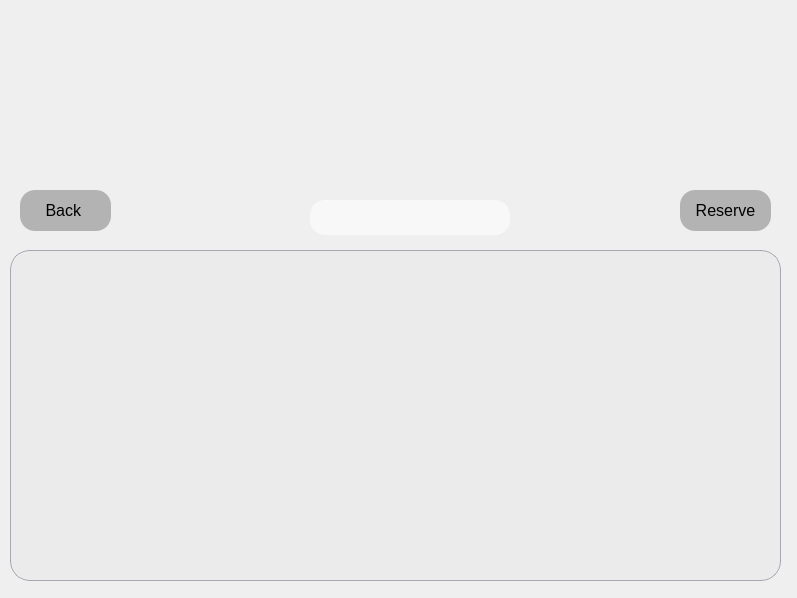
<?xml version="1.0" encoding="UTF-8"?>
<ui version="4.0">
 <class>FindRide</class>
 <widget class="QWidget" name="FindRide">
  <property name="geometry">
   <rect>
    <x>0</x>
    <y>0</y>
    <width>797</width>
    <height>598</height>
   </rect>
  </property>
  <property name="windowTitle">
   <string>MainWindow</string>
  </property>
  <property name="styleSheet">
   <string notr="true"/>
  </property>
  <widget class="QWidget" name="centralwidget" native="true">
   <property name="geometry">
    <rect>
     <x>0</x>
     <y>0</y>
     <width>801</width>
     <height>581</height>
    </rect>
   </property>
   <widget class="QLabel" name="HeaderLabel">
    <property name="geometry">
     <rect>
      <x>0</x>
      <y>0</y>
      <width>801</width>
      <height>241</height>
     </rect>
    </property>
    <property name="text">
     <string/>
    </property>
    <property name="pixmap">
     <pixmap resource="res.qrc">:/images/images/road2.png</pixmap>
    </property>
    <property name="scaledContents">
     <bool>true</bool>
    </property>
   </widget>
   <widget class="QPushButton" name="backBtn">
    <property name="geometry">
     <rect>
      <x>20</x>
      <y>190</y>
      <width>91</width>
      <height>41</height>
     </rect>
    </property>
    <property name="font">
     <font>
      <pointsize>12</pointsize>
     </font>
    </property>
    <property name="cursor">
     <cursorShape>PointingHandCursor</cursorShape>
    </property>
    <property name="styleSheet">
     <string notr="true">QPushButton {
background: rgba(154, 154, 154, 178);
border-radius: 15px;
}


QPushButton::hover{
background: rgba(154, 154, 154, 100);
}</string>
    </property>
    <property name="text">
     <string>Back </string>
    </property>
   </widget>
   <widget class="QTableView" name="CarsView">
    <property name="geometry">
     <rect>
      <x>10</x>
      <y>250</y>
      <width>771</width>
      <height>331</height>
     </rect>
    </property>
    <property name="font">
     <font>
      <pointsize>12</pointsize>
     </font>
    </property>
    <property name="styleSheet">
     <string notr="true">QTableView {
border: 1px solid rgba(118, 122, 142, 153);
background: rgba(224, 222, 225, 51);
selection-background-color: rgba(136, 132, 159, 204);
border-radius: 20px;
text-align: center;
}
QHeaderView::section{
height: 30px;
color: rgb(239, 238, 241);
background: rgb(108, 104, 124);
}
QHeaderView::section:first
{
border-top-left-radius: 20px;
}
QHeaderView::section:last
{
border-top-right-radius: 20px;
}
QHeaderView{
background-color: transparent;
}
</string>
    </property>
    <attribute name="horizontalHeaderHighlightSections">
     <bool>false</bool>
    </attribute>
    <attribute name="verticalHeaderVisible">
     <bool>false</bool>
    </attribute>
    <attribute name="verticalHeaderHighlightSections">
     <bool>false</bool>
    </attribute>
   </widget>
   <widget class="QPushButton" name="reserveBtn">
    <property name="geometry">
     <rect>
      <x>680</x>
      <y>190</y>
      <width>91</width>
      <height>41</height>
     </rect>
    </property>
    <property name="font">
     <font>
      <pointsize>12</pointsize>
     </font>
    </property>
    <property name="cursor">
     <cursorShape>PointingHandCursor</cursorShape>
    </property>
    <property name="styleSheet">
     <string notr="true">QPushButton {
background: rgba(154, 154, 154, 178);
border-radius: 15px;
}


QPushButton::hover{
background: rgba(154, 154, 154, 100);
}</string>
    </property>
    <property name="text">
     <string>Reserve</string>
    </property>
   </widget>
   <widget class="QLineEdit" name="searchArea">
    <property name="geometry">
     <rect>
      <x>310</x>
      <y>200</y>
      <width>200</width>
      <height>35</height>
     </rect>
    </property>
    <property name="font">
     <font>
      <pointsize>13</pointsize>
     </font>
    </property>
    <property name="cursor">
     <cursorShape>PointingHandCursor</cursorShape>
    </property>
    <property name="styleSheet">
     <string notr="true">QLineEdit {
background: rgba(255, 255, 255, 150);
border-radius: 15px;
color: black;
}
</string>
    </property>
    <property name="alignment">
     <set>Qt::AlignCenter</set>
    </property>
   </widget>
   <widget class="QLabel" name="SearchLabel">
    <property name="geometry">
     <rect>
      <x>520</x>
      <y>200</y>
      <width>35</width>
      <height>35</height>
     </rect>
    </property>
    <property name="text">
     <string/>
    </property>
    <property name="pixmap">
     <pixmap resource="res.qrc">:/images/images/search.png</pixmap>
    </property>
    <property name="scaledContents">
     <bool>true</bool>
    </property>
   </widget>
  </widget>
 </widget>
 <resources>
  <include location="res.qrc"/>
 </resources>
 <connections/>
</ui>
